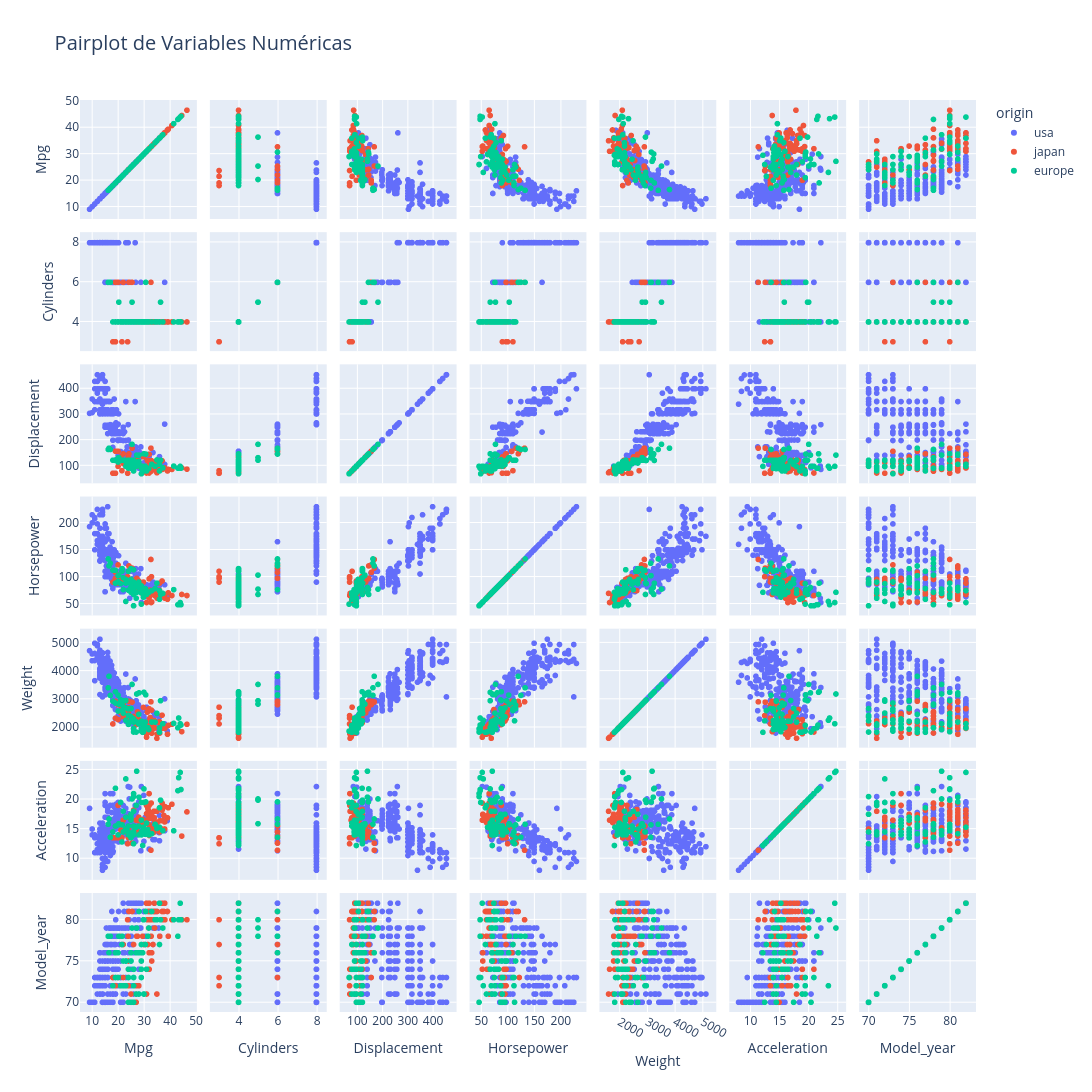

The notebook cell this image was saved under:
### Code cell
# Crear un pairplot con Plotly con proporciones ajustadas
# Este va de regalo

import plotly.express as px

fig = px.scatter_matrix(
    df,
    dimensions=numerical_vars,
    color='origin',
    title='Pairplot de Variables Numéricas',
    labels={col: col.capitalize() for col in numerical_vars}
)
fig.update_layout(
    width=1200,
    height=1200,
    title_font_size=20
)
fig.update_traces(diagonal_visible=True)
fig.show()
